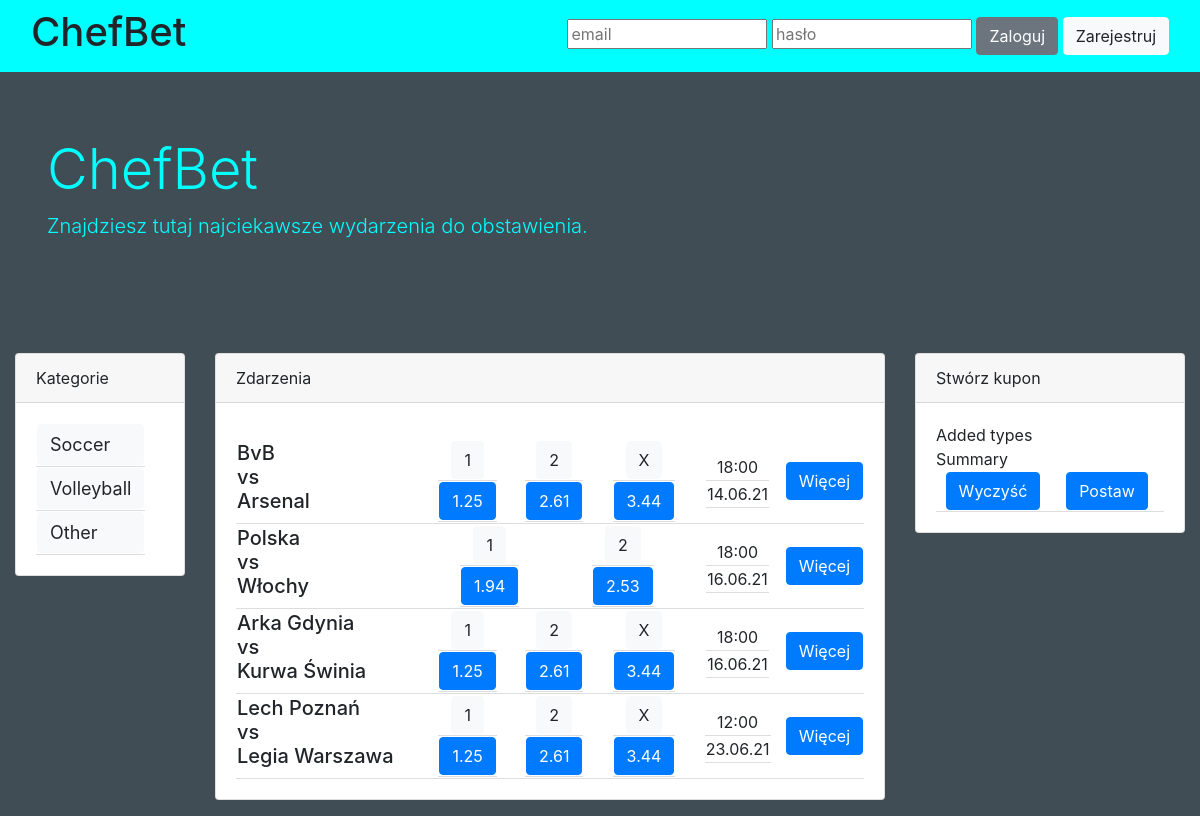
The app's page /, older data.
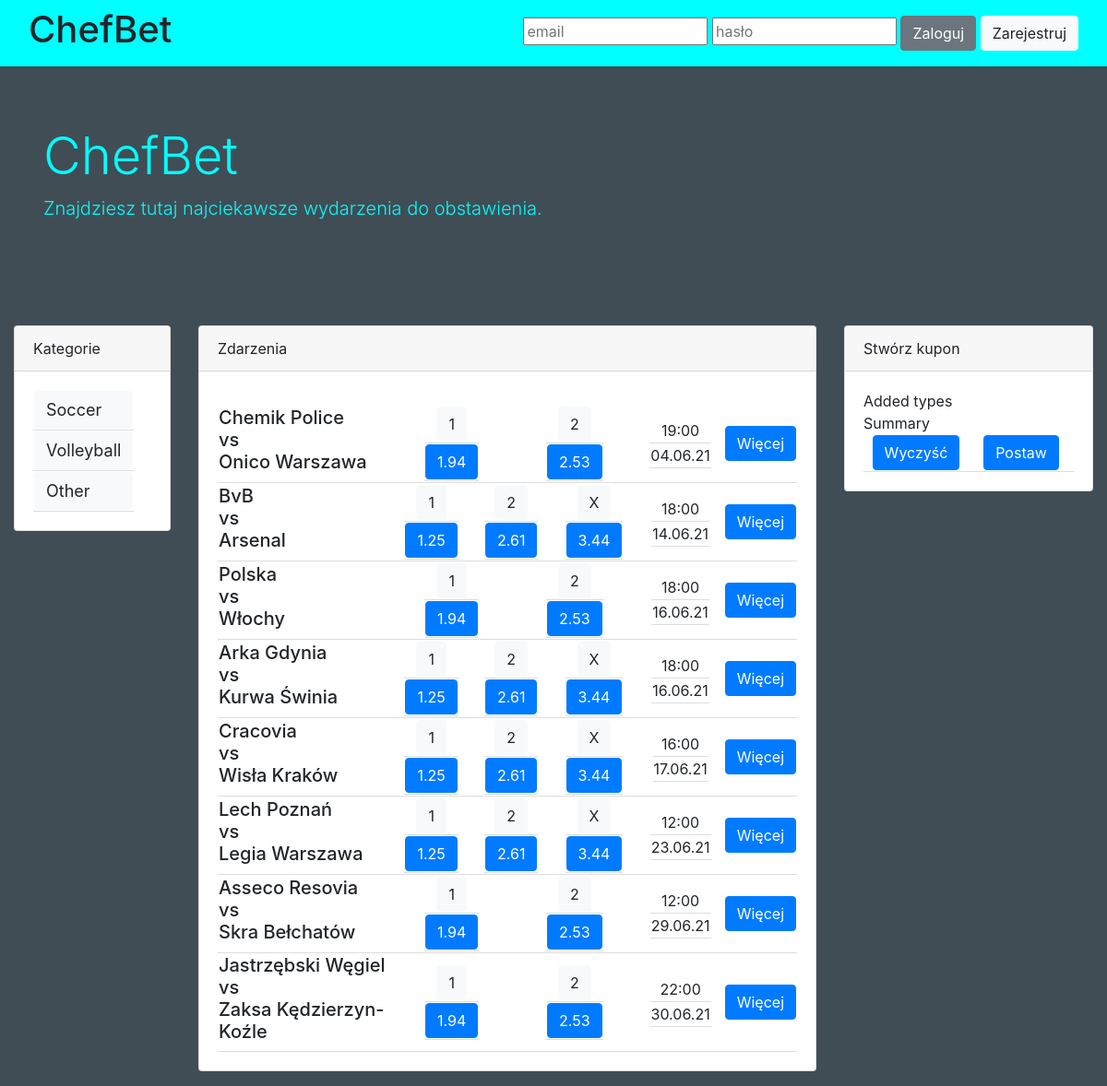
The same page, newer data.
### main/models.py (models this page shows, shortened)
class Category(models.Model):
    name = models.CharField(max_length=20, help_text='Enter an event category (e.g. Soccer)')

class Event(models.Model):
    category = models.ForeignKey(Category, on_delete=models.CASCADE)
    id = models.AutoField(primary_key=True)
    host = models.CharField(max_length=30, help_text='Enter an event host (e.g. Borussia Dortmund')
    guest = models.CharField(max_length=30, help_text='Enter an event guest (e.g. Bayern Monachium')
    types = models.JSONField(default=dict)
    datetime = models.DateTimeField(default=datetime.now)

### main/views.py (the view)
# urls.py: path('', views.index, name='index'),
def index(request):
    category_set = Category.objects.all()
    event_set = Event.objects.order_by('datetime')
    template = loader.get_template('main/index.html')
    context = {
        'category_set': category_set,
        'event_set': event_set,
    }
    return HttpResponse(template.render(context, request))

### main/templates/main/index.html (shortened to what this page needs)
{% load static %}
<!DOCTYPE html>
<head>
    <link rel="stylesheet" href="https://stackpath.bootstrapcdn.com/bootstrap/4.4.1/css/bootstrap.min.css"
/>
    <link rel="stylesheet" type="text/css" href=" {% static 'main/style2.css' %}">
</head>
<body style="background-color: #414d55">
<nav class="navbar navbar-default" role="navigation">
    <div class="container-fluid">
        <div class="navbar-header">
            <h1>ChefBet</h1>
        </div>
        <ul class="nav navbar-nav navbar-right">
            <form>
                <input type="email" name="login_email" placeholder="email" style="width: 200px"/>
                <input type="password" name="login_password" placeholder="hasło" style="width: 200px"/>
                <button type="submit" class="btn btn-secondary">Zaloguj</button>
                <button type="button" class="btn btn-light">Zarejestruj</button>
            </form>
        </ul>
    </div>
</nav>
<div class="jumbotron">
    <div class="container">
        <h1 class="display-4">ChefBet</h1>
        <p class="lead">Znajdziesz tutaj najciekawsze wydarzenia do obstawienia.</p>
    </div>
</div>
<div class="container-fluid">
    <div class="row">
        <div class="col-lg-2" id="categories-container" style="height: max-content;">
            <div class="card mb-3">
                <div class="card-header">
                    Kategorie
                </div>
                <div class="card-body">
                    <table>
                        {% for category in category_set %}
                            <tr>
                                <td><a href="#">
                                    <button class="btn btn-light btn-category">{{ category.name }}</button>
                                </a></td>
                            </tr>
                        {% endfor %}
                    </table>
                </div>
            </div>
        </div>
        <div class="col-lg-7" id="main-content-container">
            {% with allowed_pages='main more my_coupons' %}
            {% if page != None and page in allowed_pages.split %}
                {% include "./"|add:page|add:".html" %}
            {% else %}
                {% include "./main.html" %}
            {% endif %}
            {% endwith %}
        </div>
        <div class="col-lg-3" id="coupon-container">
            <div class="card mb-3">
                <div class="card-header">
                    Stwórz kupon
                </div>
                <div class="card-body">
                    <div id="new-coupon-types">
                        Added types
                    </div>
                    <div id="new-coupon-summary">
                        Summary
                    </div>
                    <div id="new-coupon-buttons">
                        <table width="100%">
                            <tbody>
                                <tr>
                                    <td width="50%" class="td-center"><button class="btn btn-primary">Wyczyść</button></td>
                                    <td width="50%" class="td-center"><button class="btn btn-primary">Postaw</button></td>
                                </tr>
                            </tbody>
                        </table>
                    </div>
                </div>
            </div>
        </div>
    </div>
</div>
</body>

### main/templates/main/main.html
<div class="card mb-3">
    <div class="card-header">
        Zdarzenia
    </div>
    <div class="card-body">
        <table class="table events-table" style="width: 100%">
        <tbody class="table-striped">
            {% for event in event_set %}
            <tr class="event-tr">
            <table style="width: 100%">
                <td width="30%">
                    <h5>{{ event.host }}
                    <br>vs<br>
                    {{ event.guest }}</h5>
                </td>
                {% for type, odds in event.types.Wynik.items %}
                <td width="*">
                    <table style="margin-left: auto; margin-right: auto">
                        <tr><td class="td-center"><button class="btn btn-light no-click">{{ type }}</button></td></tr>
                        <tr><td class="td-center"><button class="btn btn-primary">{{ odds }}</button></td></tr>
                    </table>
                </td>
                {% endfor %}
                    <td width="15%">
                        <table style="margin-left: auto; margin-right: auto">
                            <tr><td class="td-center">{{ event.datetime|date:"H:i" }}</td></tr>
                            <tr><td class="td-center">{{ event.datetime|date:"d.m.y" }}</td></tr>
                        </table>
                    </td>
            <td width="1">
                <a href="/more/{{ event.id }}"><button class="btn btn-primary">Więcej</button></a>
            </td>
            </table>
            </tr>
            {% endfor %}
        </tbody>
        </table>
    </div>
</div>

### main/static/main/style2.css (style rules this page uses)
.jumbotron { background-color: #414d55; color: aqua; }
.navbar { background-color: aqua; }
.btn-category { width: 100%; text-align: left; font-size: 18px; }
.td-center { text-align: center; }
tr { border-bottom: 1px solid #ddd; }
.event-tr { padding: 20px; }
.no-click { pointer-events: none; }

Row changes from the older to the newer data that the page shows:
added Event: host "Chemik Police", guest "Onico Warszawa", Wynik "1" "2", Wynik "1.94" "2.53", datetime "19:00", datetime "04.06.21"
added Event: host "Cracovia", guest "Wisła Kraków", Wynik "1" "2" "X", Wynik "1.25" "2.61" "3.44", datetime "16:00", datetime "17.06.21"
added Event: host "Asseco Resovia", guest "Skra Bełchatów", Wynik "1" "2", Wynik "1.94" "2.53", datetime "12:00", datetime "29.06.21"
added Event: host "Jastrzębski Węgiel", guest "Zaksa Kędzierzyn-Koźle", Wynik "1" "2", Wynik "1.94" "2.53", datetime "22:00", datetime "30.06.21"
